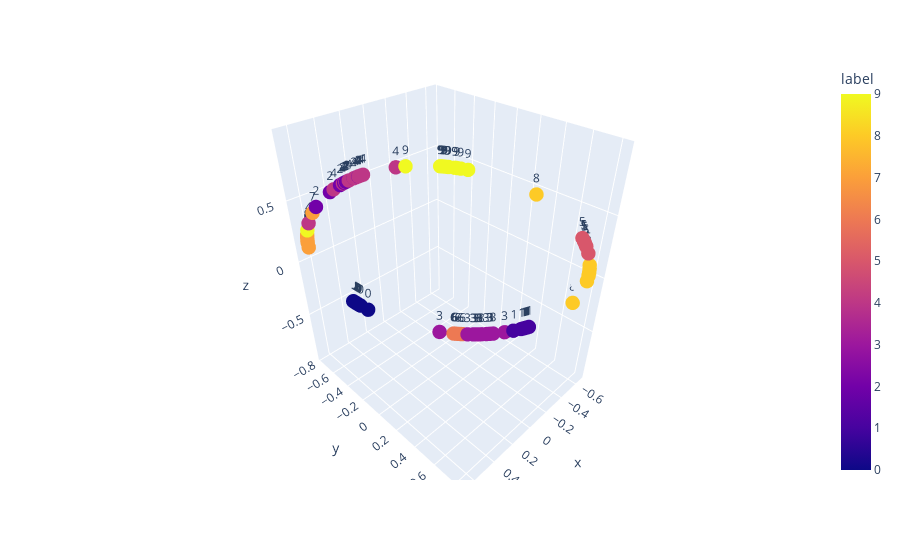

The notebook cell this image was saved under:
### Code cell
projected_points = project_to_2D_unit_circle(embeds)
df = pd.DataFrame({'x': projected_points[:, 0], 
                   'y': projected_points[:, 1], 
                   'z': projected_points[:, 2], 
                   'label': batch_labels.numpy()})

fig = px.scatter_3d(df, x='x', y='y', z='z',
                      color='label', text='label')
fig.update_traces(marker_size = 5)
fig.show()
